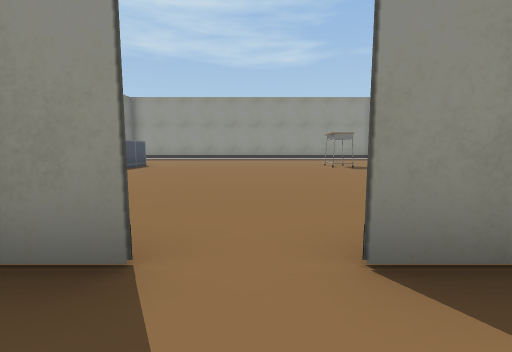
view 1 (above)

14 first-person views from a walk through a 3-D level made in the Unity game engine. The camera is 1.2 m above the floor, tilts 6° down and sees 90° across. Doors are open. The floor is counted in squares, 2 m on a side. Each view is taken from the middle of a square. On the plan, view 1 faces up. The plan holds only what a view shows up to about 9 squares ahead; the rest is blank. The place goes on beyond the plan. The player character is not drawn. Some animated figures are left out. Some surface patterns are stand-ins.

view 2
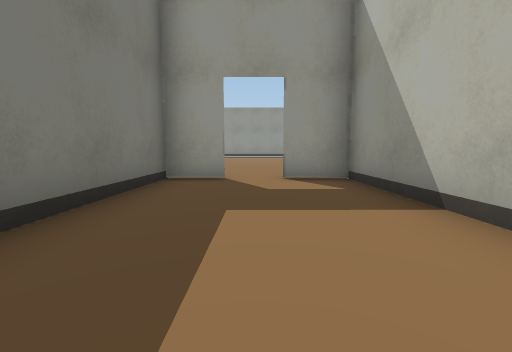

view 3
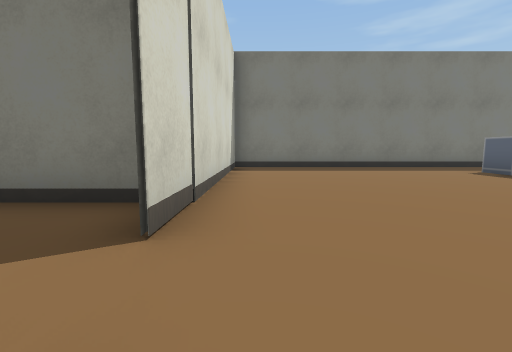

view 4
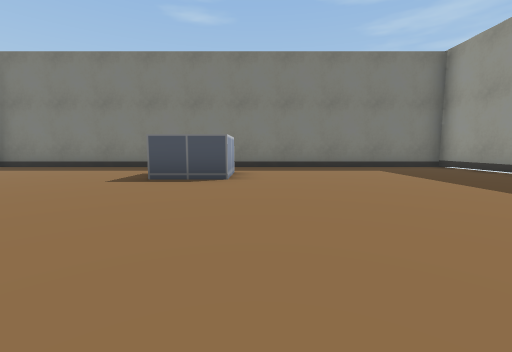

view 5
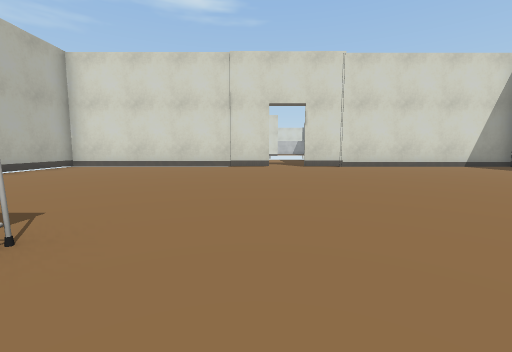

view 6
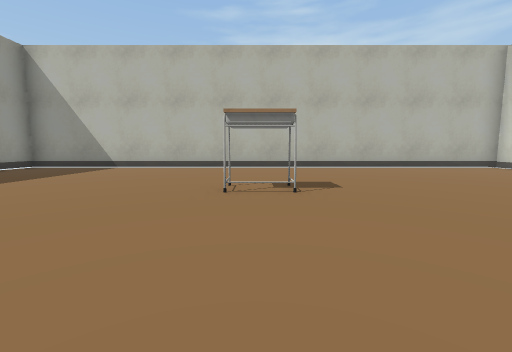

view 7
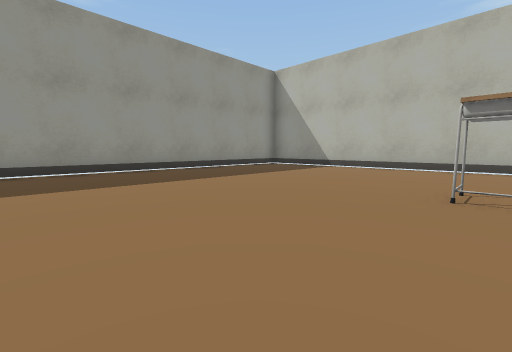

view 8
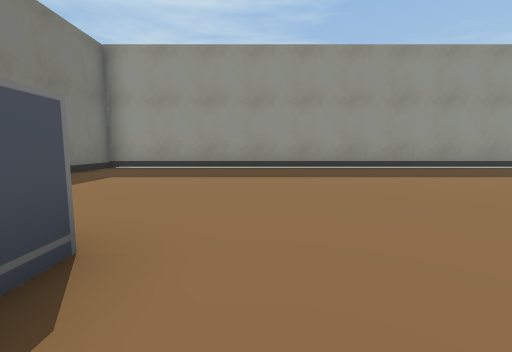

view 9
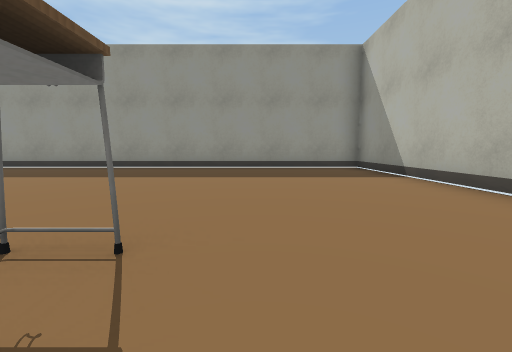

view 10
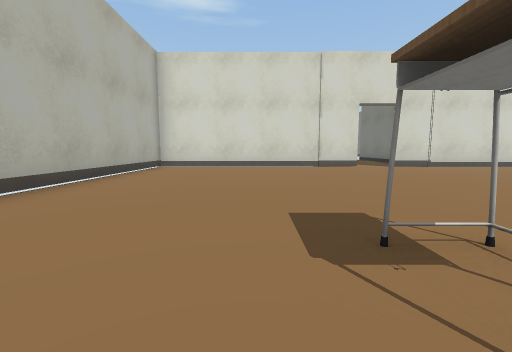

view 11
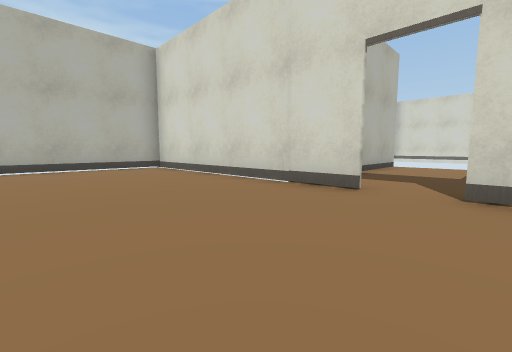

view 12
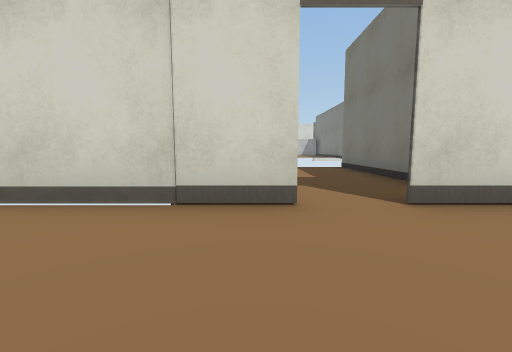

view 13
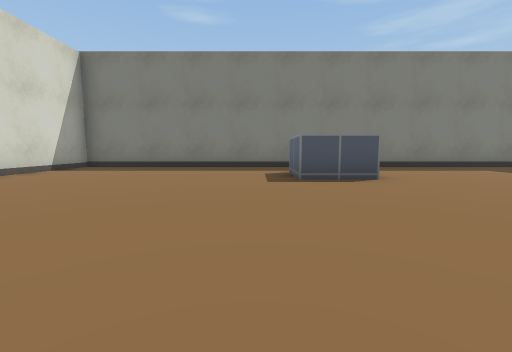

view 14
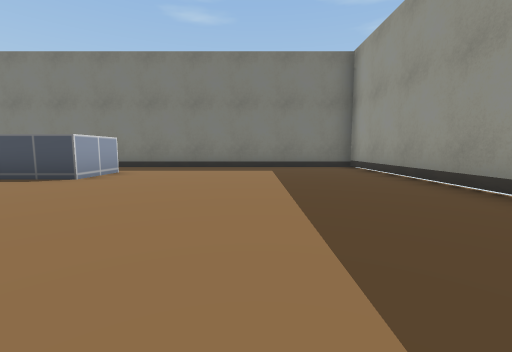

### Floor plan
Points are (right, up) in squares from view 1. A wall is a line through its corners. A room is listed if a view was taken in it or the views show most of it. See-through windows are left out.
Room 1 (views 1, 2)
walls: (1.9, -4.6) (1.9, 1.2) (0.5, 1.2); (-0.6, 1.2) (-1.8, 1.2) (-1.8, -4.5)
ways out: open door at (0, 1) to room 2
Room 2 (views 3, 4, 5, 6, 7, 8, 9, 10, 11, 12, 13, 14)
walls: (0.5, 1.3) (7.3, 1.3) (7.3, 16.2) (-7.7, 16.2) (-7.7, 1.3) (-0.6, 1.3)
ways out: open door at (0, 1) to room 1
objects: other object (-5, 8) to (-4, 9); other object (3, 8)

Where each view was taken, in squares from view 1:
view 1: 0 up, 0 right, facing up
view 2: 4 down, 0 right, facing up
view 3: 2 up, 1 right, facing left
view 4: 10 up, 1 right, facing left
view 5: 10 up, 1 right, facing down
view 6: 9 up, 1 left, facing right
view 7: 9 up, 1 left, facing up-right
view 8: 8 up, 3 left, facing up
view 9: 8 up, 4 right, facing up
view 10: 10 up, 4 right, facing down
view 11: 5 up, 1 left, facing down-right
view 12: 4 up, 1 right, facing down
view 13: 7 up, 1 right, facing left
view 14: 13 up, 1 right, facing left
